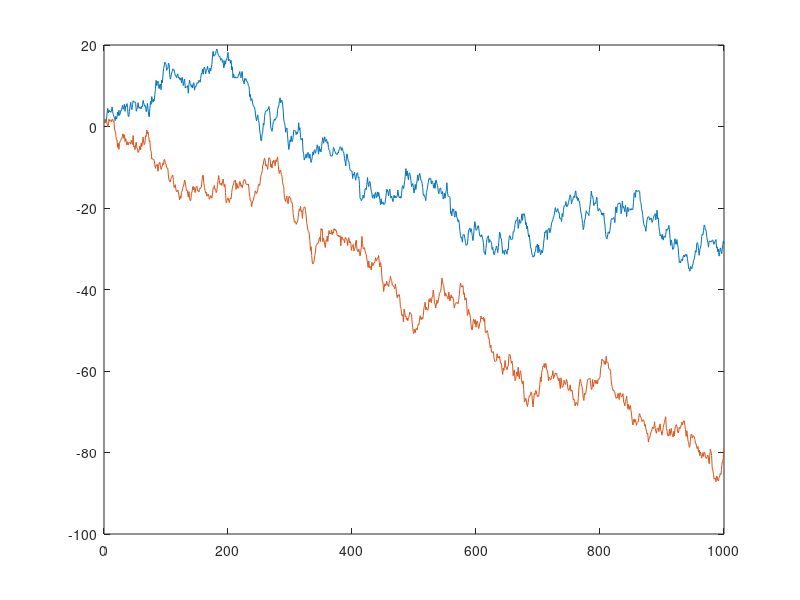
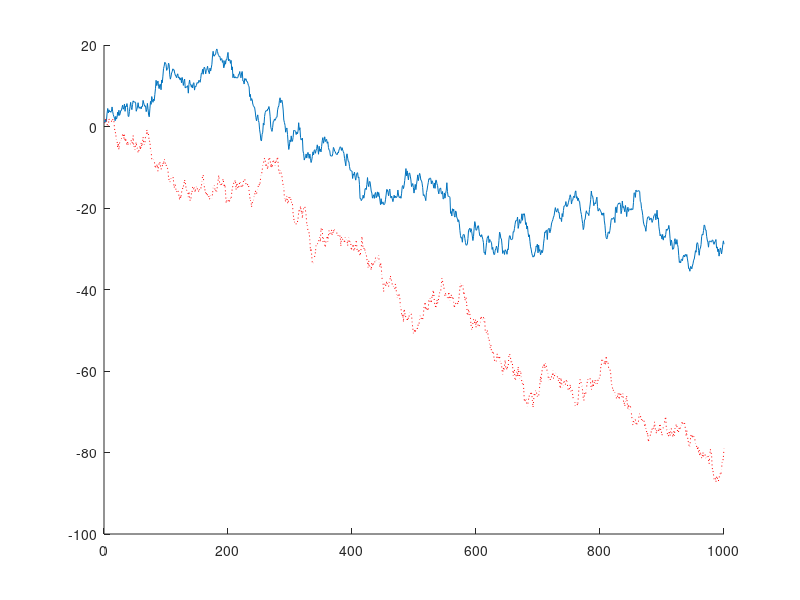

Here is the MATLAB script that generated these plots, in order: (Note: this script raises an error after producing the figures.)
%% pratybos000.m

x = randn(1,1000);
% arba load data_file

figure(1);plot(cumsum(x));

%% du grafikai

x = cumsum(randn(1,1000));
y = cumsum(randn(1,1000));
figure(1);plot([x;y]');

%% kitaip

figure(2);hold on; plot(x);plot(y,'r:');
%% load daily data
d1 = read_ts_OHLCV('a_OHLCV_@FDAX.csv');

%% plot daily data
figure(1);plot(d1.date,d1.close);datetick;grid on;
